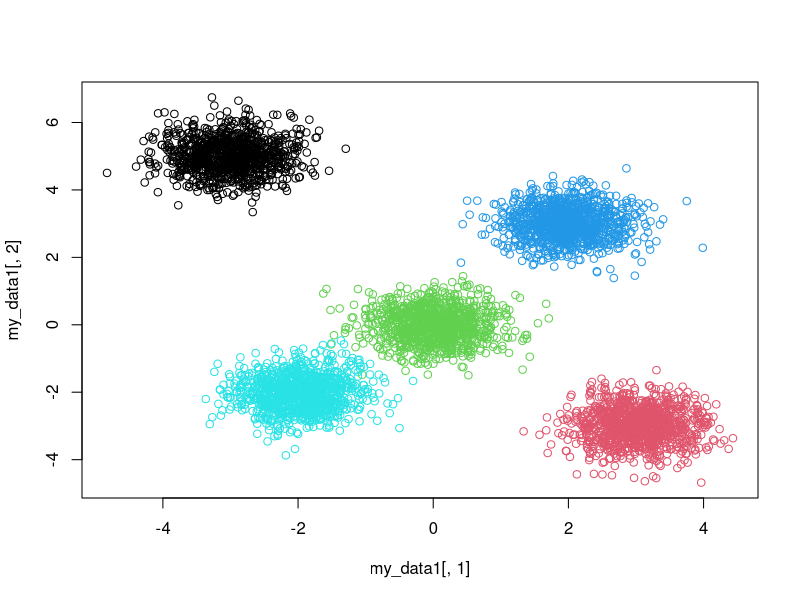
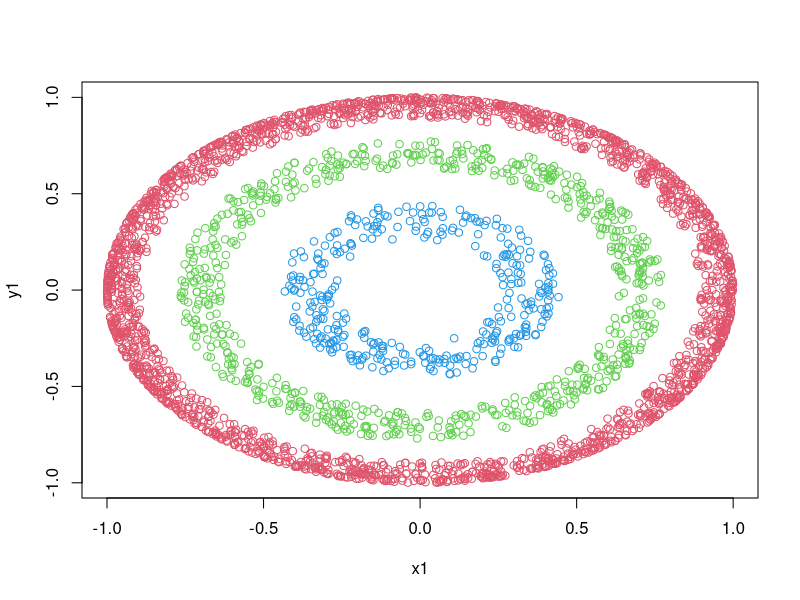
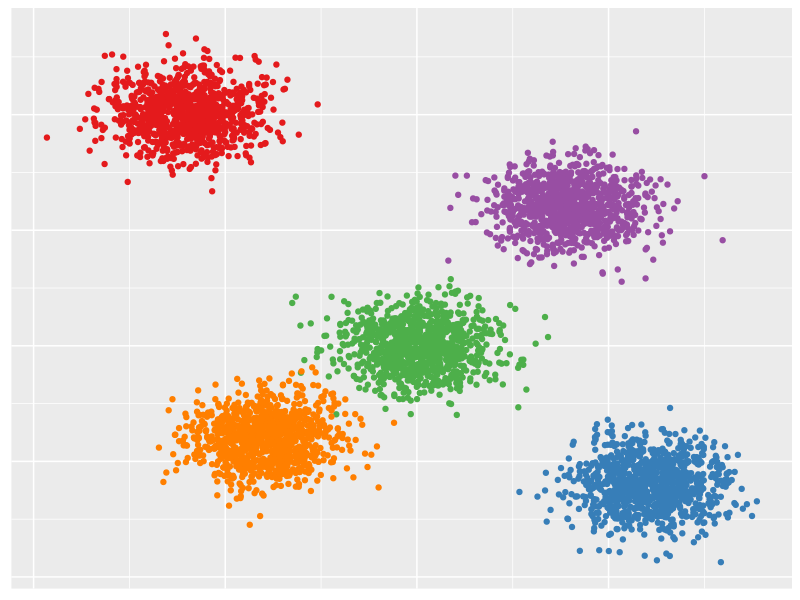
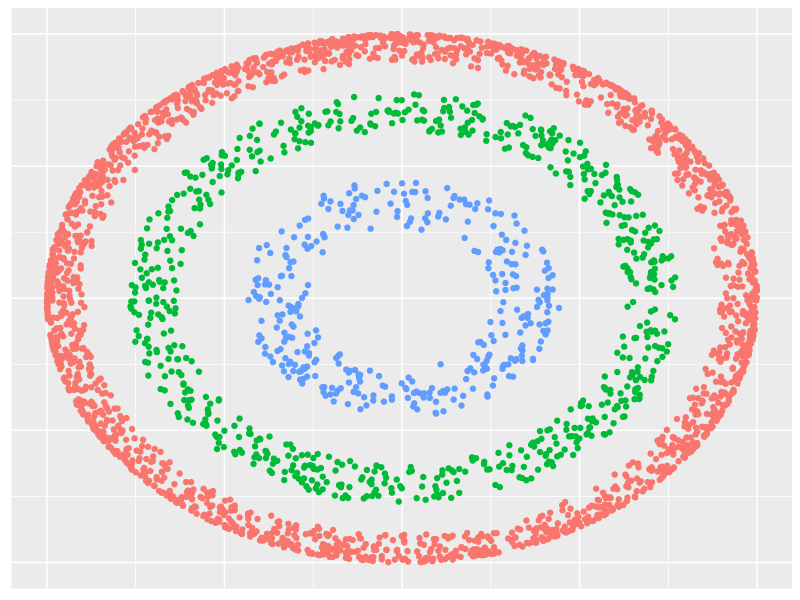

Write the R code that produced these figures, in order.
####################################################################
####################################################################
# Create Dataset 1
####################################################################
####################################################################

a <- rnorm(1000, -3, .5)
b <- rnorm(1000, 5, .5)

c <- rnorm(1000, 3, .5)
d <- rnorm(1000, -3, .5)

e <- rnorm(1000, 0, .5)
f <- rnorm(1000, 0, .5)

g <- rnorm(1000, 2, .5)
h <- rnorm(1000, 3, .5)

i <- rnorm(1000, -2, .5)
j <- rnorm(1000, -2, .5)

data1 <- cbind(a, b, 1)
data2 <- cbind(c, d, 2)
data3 <- cbind(e, f, 3)
data4 <- cbind(g, h, 4)
data5 <- cbind(i, j, 5)

my_data1 <- as.data.frame(rbind(data1,data2,data3, data4,data5))
my_data1[,3] <- as.factor(my_data1[,3])
plot(my_data1[,1],my_data1[,2], col = my_data1[,3])

####################################################################
####################################################################
# Plot and Save Dataset 1
####################################################################
####################################################################

library("ggplot2")

p1 <- ggplot(my_data1, aes(a, b, colour = V3) ) +
  geom_point() +
  theme(legend.position="none", 
        axis.title.x = element_blank(),
        axis.text.x = element_blank(),
        axis.ticks.x = element_blank(),
        axis.title.y = element_blank(),
        axis.text.y = element_blank(),
        axis.ticks.y = element_blank()) +
  scale_colour_brewer(palette = "Set1")

ggsave(p1, file="E://Dropbox/Work/research/documents/thesis/Chapter3/figures/my_compact.png",
       width = 8, height = 8, units = "in", dpi = 300)

####################################################################
####################################################################
# Create Dataset 2
####################################################################
####################################################################

n     <- 5000                 # large enough for meaningful tests
z     <- 2*runif(n) - 1          # uniform on [-1, 1]
theta <- 2*pi*runif(n) - pi      # uniform on [-pi, pi]
x     <- sin(theta)*sqrt(1-z^2)  # based on angle
y     <- cos(theta)*sqrt(1-z^2)     
temp <- x^2+y^2

x1 <- x
y1 <- y
x1[which(temp<0.8)] <- NA
y1[which(temp<0.8)] <- NA
plot(x1,y1, col = 2)

x2 <- x
y2 <- y
x2[which(temp < 0.4 | temp > 0.6)] <- NA
y2[which(temp < 0.4 | temp > 0.6)]  <- NA
points(x2,y2, col = 3)

x3 <- x
y3 <- y
x3[which(temp < 0.07 | temp > 0.2)] <- NA
y3[which(temp < 0.07 | temp > 0.2)]  <- NA
points(x3,y3, col = 4)


data1 <- cbind(x1[!is.na(x1)], y1[!is.na(y1)], 1 )
data2 <- cbind(x2[!is.na(x2)], y2[!is.na(y2)], 2 )
data3 <- cbind(x3[!is.na(x3)], y3[!is.na(y3)], 3 )
my_data2 <- as.data.frame(rbind(data1,data2,data3))
my_data2[,3] <- as.factor(my_data2[,3])

####################################################################
####################################################################
# Plot and Save Dataset 2
####################################################################
####################################################################

library("ggplot2")

p2 <- ggplot(my_data2, aes(V1, V2, colour = V3) ) +
     geom_point() +
     theme(legend.position="none", 
          axis.title.x = element_blank(),
          axis.text.x = element_blank(),
          axis.ticks.x = element_blank(),
          axis.title.y = element_blank(),
          axis.text.y = element_blank(),
          axis.ticks.y = element_blank())
ggsave(p2, file="E://Dropbox/Work/research/documents/thesis/Chapter3/figures/my_connected.png",
       width = 8, height = 8, units = "in", dpi = 300)

  


